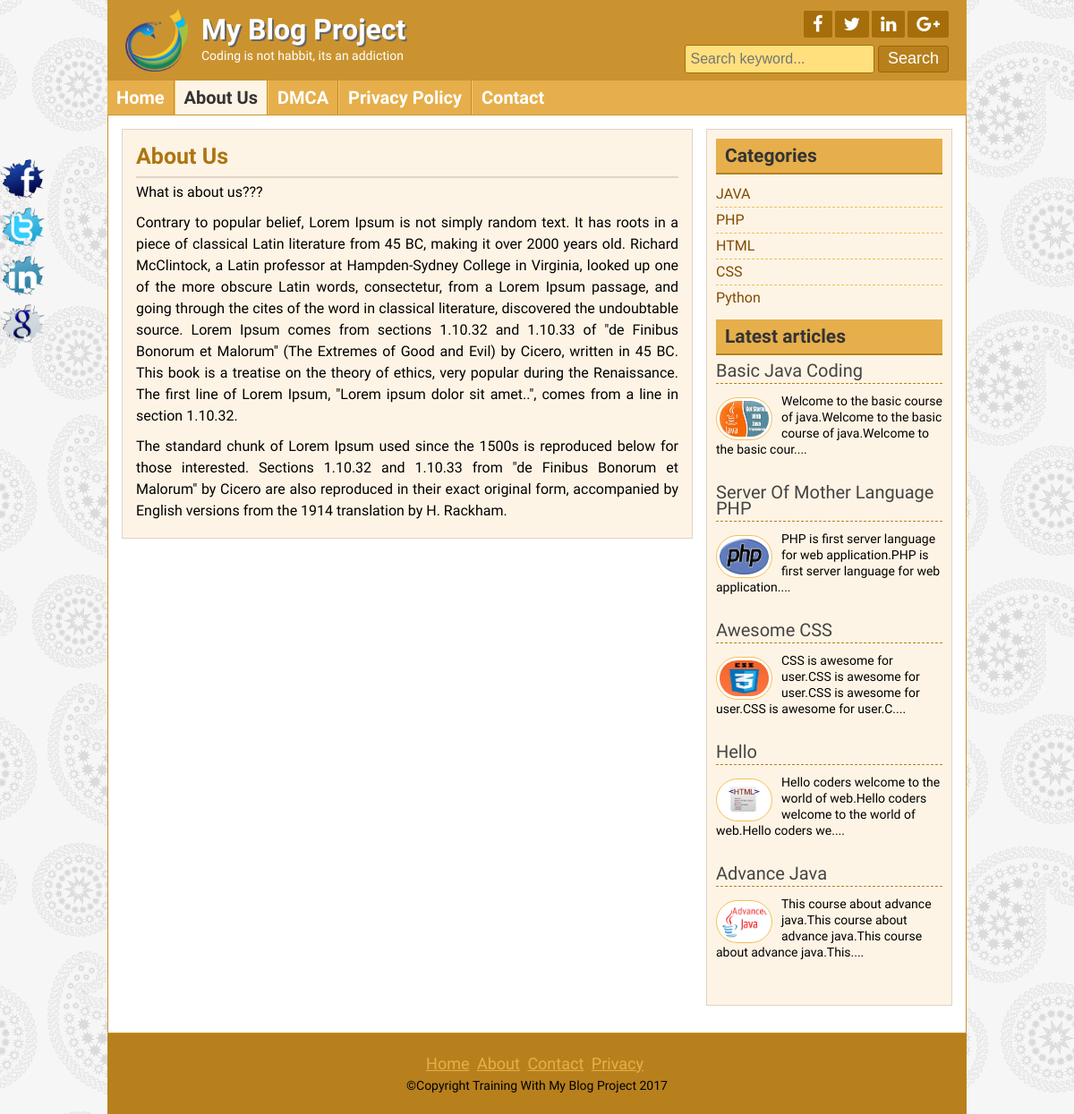
Page /page.php?pageid=1 on the committed database.
### tables this page shows
CREATE TABLE `tbl_slogan` (
  `id` int(11) NOT NULL,
  `title` varchar(255) NOT NULL,
  `slogan` varchar(255) NOT NULL,
  `logo` varchar(255) NOT NULL
);

CREATE TABLE `tbl_social` (
  `id` int(11) NOT NULL,
  `facebook` varchar(255) NOT NULL,
  `twitter` varchar(255) NOT NULL,
  `linkedin` varchar(255) NOT NULL,
  `google` varchar(255) NOT NULL
);

CREATE TABLE `tbl_page` (
  `id` int(11) NOT NULL,
  `name` varchar(255) NOT NULL,
  `body` text NOT NULL
);

CREATE TABLE `tbl_catagory` (
  `id` int(11) NOT NULL,
  `cat_name` varchar(100) NOT NULL
);

CREATE TABLE `tbl_post` (
  `id` int(11) NOT NULL,
  `cat_id` int(11) NOT NULL,
  `title` varchar(255) NOT NULL,
  `body` text NOT NULL,
  `image` varchar(255) NOT NULL,
  `author` varchar(50) NOT NULL,
  `tags` varchar(255) NOT NULL,
  `date` timestamp NOT NULL DEFAULT CURRENT_TIMESTAMP,
  `userid` int(11) NOT NULL
);

CREATE TABLE `tbl_footer` (
  `id` int(11) NOT NULL,
  `note` varchar(255) NOT NULL
);

### lib/Database.php (called while the page is built, shortened)
<?php
Class Database{
	public $host   = DB_HOST;
	public $user   = DB_USER;
	public $pass   = DB_PASS;
	public $dbname = DB_NAME;
	public $link;
	private function connectDB(){
	$this->link = new mysqli($this->host, $this->user, $this->pass, $this->dbname);
 }
	public function select($query){
		$result = $this->link->query($query) or die($this->link->error.__LINE__);
		if($result->num_rows > 0){
			return $result;
		} else {
			return false;
		}
	}
}
?>

### helpers/Format.php (called while the page is built, shortened)
<?php
class Format
{
    public function textShorten($body,$limit = 400)
    {
        $body = $body." ";
        $body = substr($body, 0, $limit);
        $body = $body. "....";
        return $body;
    }
}
?>

### page.php (the view)
<?php include('inc/header.php'); ?>
<?php
 $pageid = mysqli_real_escape_string($db->link, $_GET['pageid']);
if(!isset($pageid) && $pageid == NULL)
{
    header("location:404.php");
}
else
{
   $page_id = $pageid;
}
?>
<?php
$sql = "SELECT * FROM tbl_page WHERE id = '$page_id'";
        $page_by_id = $db->select($sql);
        if($page_by_id)
        {
            while($value = $page_by_id->fetch_assoc())
            {
                  ?>
<div class="contentsection contemplete clear">
<div class="maincontent clear">
        <div class="about">
               <h2><?= $value['name'] ?></h2>
               <?= $value['body']; ?>
        </div>
        </div>
     <?php } } else { header("location:404.php"); }?>
    <?php include('inc/sidebar.php'); ?>
<?php include('inc/footer.php'); ?>

### inc/header.php (shortened to what this page needs)
<?php include('lib/Database.php'); ?>
<?php include('helpers/Format.php'); ?>
<?php
 $db = new Database();
 $format = new Format();
?>
<!DOCTYPE html>
<html>
<head>
	<link rel="stylesheet" href="font-awesome-4.5.0/css/font-awesome.css">
	<link rel="stylesheet" href="css/nivo-slider.css" type="text/css" media="screen" />
	<link rel="stylesheet" href="style.css">
</head>
<body>
	<div class="headersection templete clear">
		<a href="#">
    <div class="logo">
<?php
$sql = "SELECT * FROM tbl_slogan WHERE id='1'";
$blog_title = $db->select($sql);
if($blog_title)
{
while($value = $blog_title->fetch_assoc())
{
?>
<img src="admin/<?= $value['logo'];?>" alt="Logo"/>
<h2><?= $value['title']; ?></h2>
<p><?= $value['slogan'] ?></p>
<?php } } ?>
    </div>
		</a>
		<div class="social clear">
    <div class="icon clear">
                         <?php
        $sql = "SELECT * FROM tbl_social WHERE id ='1'";
        $social_media = $db->select($sql);
        if($social_media)
        {
            while($value = $social_media->fetch_assoc())
            {
            ?>
            <a href="<?= $value['facebook'] ?>" target="_blank"><i class="fa fa-facebook"></i></a>
            <a href="<?= $value['twitter'] ?>" target="_blank"><i class="fa fa-twitter"></i></a>
            <a href="<?= $value['linkedin'] ?>" target="_blank"><i class="fa fa-linkedin"></i></a>
            <a href="<?= $value['google'] ?>" target="_blank"><i class="fa fa-google-plus"></i></a>
        <?php } } ?>
    </div>
    <div class="searchbtn clear">
         <form action="search.php" method="get">
            <input type="text" name="search" placeholder="Search keyword..."/>
            <input type="submit" name="submit" value="Search"/>
    </form>
    </div>
		</div>
	</div>
<div class="navsection templete">
	<ul>
                <?php
                $path = $_SERVER['SCRIPT_FILENAME'];
                $currentPage = basename($path, '.php');
                 ?>
		<li><a
                  <?php
                  if($currentPage == 'index')
                  {
                      echo 'id="active"';
                  }
                  ?>
                 href="index.php">Home</a></li>
                <?php
                $sql = "SELECT * FROM tbl_page";
                $all_pages = $db->select($sql);
                if($all_pages)
                {
                    while($value = $all_pages->fetch_assoc())
                    {
                        ?>
 <li><a
         <?php
if(isset($_GET['pageid'])&& $_GET['pageid'] == $value['id'])
{
    echo 'id="active"';
}
         ?>
         href="page.php?pageid=<?=$value['id']?>"><?=$value['name']?></a></li>
                    <?php } } ?>
                   <li><a
                    <?php
                   if($currentPage == 'contact')
                   {
                       echo 'id="active"';
                   }
                   ?>
                   href="contact.php">Contact</a></li>
	</ul>
</div>

### inc/sidebar.php
		<div class="sidebar clear">
<div class="samesidebar clear">
        <h2>Categories</h2>
                <ul>
                    <?php
                    $sql = "SELECT * FROM tbl_catagory";
                    $catagory = $db->select($sql);
                    if($catagory)
                    {
                        while($value = $catagory->fetch_assoc())
                        {
                            ?>
                        <li><a href="posts.php?catagory=<?= $value['id']; ?>"><?= $value['cat_name'] ?></a></li>
                    <?php } } else { ?>
                        <li> No Catagory Found</li>
                  <?php  } ?>
                </ul>
</div>
			<div class="samesidebar clear">
				<h2>Latest articles</h2>
                            <?php
             $sql = "SELECT * FROM tbl_post limit 5";
             $post = $db->select($sql);
                            if($post)
                            {
                            while($value = $post->fetch_assoc())
                                {
                                ?>
    <div class="popular clear">
	<h3><a href="post.php?id=<?= $value['id']; ?>">
<?= $value['title']; ?></a></h3>
	<a href="post.php?id=<?= $value['id']; ?>"><img src="admin/<?= $value['image'] ?>" alt="post image"/></a>
	<?= $format->textShorten($value['body'],100); ?>
</div>
                   <?php } ?>
                   <?php } else {header ("Location:404.php"); } ?>
			</div>
		</div>

### inc/footer.php (shortened to what this page needs)
</div>
	<div class="footersection templete clear">
	  <div class="footermenu clear">
		<ul>
			<li><a href="#">Home</a></li>
			<li><a href="#">About</a></li>
			<li><a href="#">Contact</a></li>
			<li><a href="#">Privacy</a></li>
		</ul>
	  </div>
            <?php
            $sql = "SELECT * FROM tbl_footer WHERE id ='1'";
            $copyright = $db->select($sql);
            if($copyright)
            {
                while($value = $copyright->fetch_assoc())
                {
                 ?>
                     <p>&copy;<?=$value['note']; ?>
                       <?= date('Y'); ?>
                     </p>
            <?php } } ?>
	</div>
	<div class="fixedicon clear">
		<a href="http://www.facebook.com"><img src="images/fb.png" alt="Facebook"/></a>
		<a href="http://www.twitter.com"><img src="images/tw.png" alt="Twitter"/></a>
		<a href="http://www.linkedin.com"><img src="images/in.png" alt="LinkedIn"/></a>
		<a href="http://www.google.com"><img src="images/gl.png" alt="GooglePlus"/></a>
	</div>
</body>
</html>

### style.css (style rules this page uses)
* { margin:0;padding:0;outline:0 }
body { font-family: 'Source Sans Pro', sans-serif;font-size:14px;line-height:18px;color:#000;background:url(images/bg.png)repeat fixed 0 0 #fff; }
.templete { width:960px;margin:0 auto; }
.contemplete { margin: 0 auto; width: 928px; }
.clear { overflow:hidden; }
input[type="text"], input[type="email"] { border: 1px solid #cfc5b6; border-radius: 3px; margin-bottom: 5px; padding: 5px; width: 300px; }
input[type="submit"] { background: #b7801c none repeat scroll 0 0; border: 1px solid #e6af4b; color: #fff; cursor: pointer; font-size: 20px; padding: 1px 10px; }
.headersection { background: #ca932f none repeat scroll 0 0; color: #fff; }
.logo { float: left; width: 580px; }
.logo img { float: left; margin-right: 15px; padding-bottom: 10px; padding-left: 20px; padding-top: 10px; width: 70px; }
.logo h2 { color: #fff; font-size: 32px; margin-bottom: 11px; margin-top: 24px; text-shadow: 2px 2px 0 #666; }
.logo p { color:#fff; }
.social { float: right; margin-right: 20px; margin-top: 12px; text-align: right; width: 360px; }
.icon { float: right; }
.icon a { background: #a56e0a none repeat scroll 0 0; border-radius: 2px; color: #fff; display: block; float: left; font-size: 20px; margin-left: 3px; padding: 5px 10px; }
.searchbtn { float: right; margin-top: 8px; }
.searchbtn input[type="text"] { border: 1px solid #A56E0A; width: 200px; background: #FFE07C; font-size: 16px; height: 20px; }
.searchbtn input[type="submit"] { border: 1px solid #9d6602; border-radius: 3px; font-size: 18px; height: 30px; padding-left: 10px; padding-right: 10px; padding-top: 0; cursor: pointer; }
.navsection { background: none repeat scroll 0 0 #e6af4b; min-height: 38px; }
.navsection ul { margin:0;padding:0;list-style:none; }
.navsection ul li { border-left: 1px solid #fdc662; border-right: 1px solid #c18a26; display: block; float: left; position:relative; }
.navsection ul li:first-child { border-left: 0px solid #fdc662; }
.navsection ul li:last-child { border-right: 0px solid #c18a26; }
.navsection ul li a { color: #fff; display: block; font-size: 20px; font-weight: bold; padding: 10px; text-decoration: none; }
.navsection ul li a:hover, #active { background:#FEF4E5;color:#333; }
.contentsection { background: #ffffff none repeat scroll 0 0; border: 1px solid #ca932f; padding: 15px; }
.maincontent { background: #fef4e5 none repeat scroll 0 0; border: 1px solid #ded4c5; float: left; margin: 0 15px 15px 0; padding: 8px 15px; width: 606px; }
.about { font-size: 16px; line-height: 24px; text-align: justify; }
.about p { font-size: 16px; line-height: 24px; margin-bottom: 10px; text-align: justify; }
.samepost h2, .about h2 { border-bottom: 2px solid #e0d6c7; color: #ac7511; font-size: 25px; margin-bottom: 4px; padding: 10px 10px 10px 0; }
.sidebar { background: #fef4e5 none repeat scroll 0 0; border: 1px solid #ded4c5; float: right; margin-bottom: 15px; margin-top: 0; padding: 10px; width: 253px; }
.samesidebar { margin-bottom: 10px; }
.samesidebar h2 { background: #e6af4b none repeat scroll 0 0; border-bottom: 2px solid #b7801c; color: #333; margin-bottom: 8px; padding: 10px; }
.samesidebar ul { padding:0;margin:0;list-style:none; }
.samesidebar ul li { border-bottom: 1px dashed #e9c05c; font-size: 16px; padding: 5px 8px 5px 0; }
.samesidebar ul li:last-child { border-bottom: 0px dashed #e9c05c; }
.samesidebar ul li a { color: #814a00; text-decoration: none; }
.samesidebar p { margin-bottom: 10px; }
.popular { margin-bottom: 20px; }
.popular h3 { border-bottom: 1px dashed #b7801c; font-size: 20px; font-weight: normal; margin-bottom: 10px; padding-bottom: 5px; }
.popular h3 a { text-decoration:none;color:#444 }
.popular img { background: #fff none repeat scroll 0 0; border: 1px solid #f6bf5b; border-radius: 30px; float: left; height: 40px; margin-right: 10px; margin-top: 5px; padding: 3px; width: 55px; }
.footersection { height:90px;background:#B7801C;text-align:center }
.footermenu { margin-top: 25px; margin-bottom: 5px; }
.footermenu ul { padding:0;margin:0;list-style:none;text-align:center; }
.footermenu ul li { display:inline-block; }
.footermenu ul li a { color: #E6AF4B; font-size: 18px; margin-right: 5px; }
.fixedicon { left: 0; position: fixed; top: 175px; width: 60px; }
.fixedicon img { width: 50px; }

### rows in the picture
tbl_slogan: logo (picture), title "My Blog Project", slogan "Coding is not habbit, its an addiction"
tbl_page: name "About Us", body "What is about us??? Contrary to popular belief, Lorem Ipsum is not simply random text. It has roots in a piece of classical Latin literature from 45 BC, making it over 2000 years old. Richard McClintock, a Latin professor at Hampden-Sydney College in Virginia, looked up one of the more obscure Latin words, consectetur, from a Lorem Ipsum passage, and going through the cites of the word in classical literature, discovered the undoubtable source. Lorem Ipsum comes from sections 1.10.32 and 1.10.33 of \"de Finibus Bonorum et Malorum\" (The Extremes of Good and Evil) by Cicero, written in 45 BC. This book is a treatise on the theory of ethics, very popular during the Renaissance. The first line…"
tbl_page: name "DMCA"
tbl_page: name "Privacy Policy"
tbl_catagory: cat_name "JAVA"
tbl_catagory: cat_name "PHP"
tbl_catagory: cat_name "HTML"
tbl_catagory: cat_name "CSS"
tbl_catagory: cat_name "Python"
tbl_post: title "Basic Java Coding", image (picture), body "Welcome to the basic course of java.Welcome to the basic course of java.Welcome to the basic cour...."
tbl_post: title "Server Of Mother Language PHP", image (picture), body "PHP is first server language for web application.PHP is first server language for web application...."
tbl_post: title "Awesome CSS", image (picture), body "CSS is awesome for user.CSS is awesome for user.CSS is awesome for user.CSS is awesome for user.C...."
tbl_post: title "Hello", image (picture), body "Hello coders welcome to the world of web.Hello coders welcome to the world of web.Hello coders we...."
tbl_post: title "Advance Java", image (picture), body "This course about advance java.This course about advance java.This course about advance java.This...."
tbl_footer: note "Copyright Training With My Blog Project"
